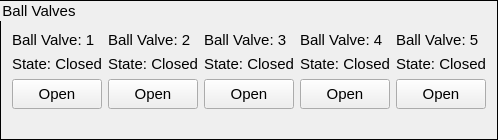
    <widget class="QGroupBox" name="BallValveGroupBox">
     <property name="maximumSize">
      <size>
       <width>16777215</width>
       <height>140</height>
      </size>
     </property>
     <property name="font">
      <font>
       <pointsize>11</pointsize>
      </font>
     </property>
     <property name="styleSheet">
      <string notr="true">QGroupBox {border: 1px solid black}</string>
     </property>
     <property name="title">
      <string>Ball Valves</string>
     </property>
     <layout class="QVBoxLayout" name="verticalLayout_5">
      <item>
       <spacer name="verticalSpacer">
        <property name="orientation">
         <enum>Qt::Vertical</enum>
        </property>
        <property name="sizeHint" stdset="0">
         <size>
          <width>20</width>
          <height>40</height>
         </size>
        </property>
       </spacer>
      </item>
      <item>
       <layout class="QGridLayout" name="BallValveLayout">
        <property name="topMargin">
         <number>2</number>
        </property>
        <property name="bottomMargin">
         <number>2</number>
        </property>
        <item row="3" column="1">
         <widget class="QPushButton" name="BallValve2Button">
          <property name="minimumSize">
           <size>
            <width>0</width>
            <height>30</height>
           </size>
          </property>
          <property name="maximumSize">
           <size>
            <width>16777215</width>
            <height>30</height>
           </size>
          </property>
          <property name="font">
           <font>
            <pointsize>11</pointsize>
           </font>
          </property>
          <property name="text">
           <string>Open</string>
          </property>
          <property name="checkable">
           <bool>false</bool>
          </property>
         </widget>
        </item>
        <item row="0" column="1">
         <widget class="QLabel" name="BallValve2Label">
          <property name="maximumSize">
           <size>
            <width>16777215</width>
            <height>20</height>
           </size>
          </property>
          <property name="font">
           <font>
            <pointsize>11</pointsize>
           </font>
          </property>
          <property name="text">
           <string>Ball Valve: 2</string>
          </property>
         </widget>
        </item>
        <item row="2" column="3">
         <widget class="QLabel" name="BallValve4State">
          <property name="maximumSize">
           <size>
            <width>16777215</width>
            <height>20</height>
           </size>
          </property>
          <property name="font">
           <font>
            <pointsize>11</pointsize>
           </font>
          </property>
          <property name="text">
           <string>State: Closed</string>
          </property>
         </widget>
        </item>
        <item row="3" column="2">
         <widget class="QPushButton" name="BallValve3Button">
          <property name="minimumSize">
           <size>
            <width>0</width>
            <height>30</height>
           </size>
          </property>
          <property name="maximumSize">
           <size>
            <width>16777215</width>
            <height>30</height>
           </size>
          </property>
          <property name="font">
           <font>
            <pointsize>11</pointsize>
           </font>
          </property>
          <property name="text">
           <string>Open</string>
          </property>
          <property name="checkable">
           <bool>false</bool>
          </property>
         </widget>
        </item>
        <item row="2" column="0">
         <widget class="QLabel" name="BallValve1State">
          <property name="maximumSize">
           <size>
            <width>16777215</width>
            <height>20</height>
           </size>
          </property>
          <property name="font">
           <font>
            <pointsize>11</pointsize>
           </font>
          </property>
          <property name="text">
           <string>State: Closed</string>
          </property>
         </widget>
        </item>
        <item row="0" column="3">
         <widget class="QLabel" name="BallValve4Label">
          <property name="maximumSize">
           <size>
            <width>16777215</width>
            <height>20</height>
           </size>
          </property>
          <property name="font">
           <font>
            <pointsize>11</pointsize>
           </font>
          </property>
          <property name="text">
           <string>Ball Valve: 4</string>
          </property>
         </widget>
        </item>
        <item row="0" column="0">
         <widget class="QLabel" name="BallValve1Label">
          <property name="maximumSize">
           <size>
            <width>16777215</width>
            <height>20</height>
           </size>
          </property>
          <property name="font">
           <font>
            <pointsize>11</pointsize>
           </font>
          </property>
          <property name="text">
           <string>Ball Valve: 1</string>
          </property>
         </widget>
        </item>
        <item row="3" column="4">
         <widget class="QPushButton" name="BallValve5Button">
          <property name="minimumSize">
           <size>
            <width>0</width>
            <height>30</height>
           </size>
          </property>
          <property name="maximumSize">
           <size>
            <width>16777215</width>
            <height>30</height>
           </size>
          </property>
          <property name="font">
           <font>
            <pointsize>11</pointsize>
           </font>
          </property>
          <property name="text">
           <string>Open</string>
          </property>
          <property name="checkable">
           <bool>false</bool>
          </property>
         </widget>
        </item>
        <item row="3" column="0">
         <widget class="QPushButton" name="BallValve1Button">
          <property name="minimumSize">
           <size>
            <width>0</width>
            <height>30</height>
           </size>
          </property>
          <property name="maximumSize">
           <size>
            <width>16777215</width>
            <height>30</height>
           </size>
          </property>
          <property name="font">
           <font>
            <pointsize>11</pointsize>
           </font>
          </property>
          <property name="autoFillBackground">
           <bool>false</bool>
          </property>
          <property name="text">
           <string>Open</string>
          </property>
          <property name="checkable">
           <bool>false</bool>
          </property>
         </widget>
        </item>
        <item row="2" column="4">
         <widget class="QLabel" name="BallValve5State">
          <property name="maximumSize">
           <size>
            <width>16777215</width>
            <height>20</height>
           </size>
          </property>
          <property name="font">
           <font>
            <pointsize>11</pointsize>
           </font>
          </property>
          <property name="text">
           <string>State: Closed</string>
          </property>
         </widget>
        </item>
        <item row="2" column="2">
         <widget class="QLabel" name="BallValve3State">
          <property name="maximumSize">
           <size>
            <width>16777215</width>
            <height>20</height>
           </size>
          </property>
          <property name="font">
           <font>
            <pointsize>11</pointsize>
           </font>
          </property>
          <property name="text">
           <string>State: Closed</string>
          </property>
         </widget>
        </item>
        <item row="2" column="1">
         <widget class="QLabel" name="BallValve2State">
          <property name="maximumSize">
           <size>
            <width>16777215</width>
            <height>20</height>
           </size>
          </property>
          <property name="font">
           <font>
            <pointsize>11</pointsize>
           </font>
          </property>
          <property name="text">
           <string>State: Closed</string>
          </property>
         </widget>
        </item>
        <item row="0" column="2">
         <widget class="QLabel" name="BallValve3Label">
          <property name="maximumSize">
           <size>
            <width>16777215</width>
            <height>20</height>
           </size>
          </property>
          <property name="font">
           <font>
            <pointsize>11</pointsize>
           </font>
          </property>
          <property name="text">
           <string>Ball Valve: 3</string>
          </property>
         </widget>
        </item>
        <item row="0" column="4">
         <widget class="QLabel" name="BallValve5Label">
          <property name="maximumSize">
           <size>
            <width>16777215</width>
            <height>20</height>
           </size>
          </property>
          <property name="font">
           <font>
            <pointsize>11</pointsize>
           </font>
          </property>
          <property name="text">
           <string>Ball Valve: 5</string>
          </property>
         </widget>
        </item>
        <item row="3" column="3">
         <widget class="QPushButton" name="BallValve4Button">
          <property name="minimumSize">
           <size>
            <width>0</width>
            <height>30</height>
           </size>
          </property>
          <property name="maximumSize">
           <size>
            <width>16777215</width>
            <height>30</height>
           </size>
          </property>
          <property name="font">
           <font>
            <pointsize>11</pointsize>
           </font>
          </property>
          <property name="text">
           <string>Open</string>
          </property>
          <property name="checkable">
           <bool>false</bool>
          </property>
         </widget>
        </item>
       </layout>
      </item>
      <item>
       <spacer name="verticalSpacer_2">
        <property name="orientation">
         <enum>Qt::Vertical</enum>
        </property>
        <property name="sizeHint" stdset="0">
         <size>
          <width>20</width>
          <height>40</height>
         </size>
        </property>
       </spacer>
      </item>
     </layout>
    </widget>
